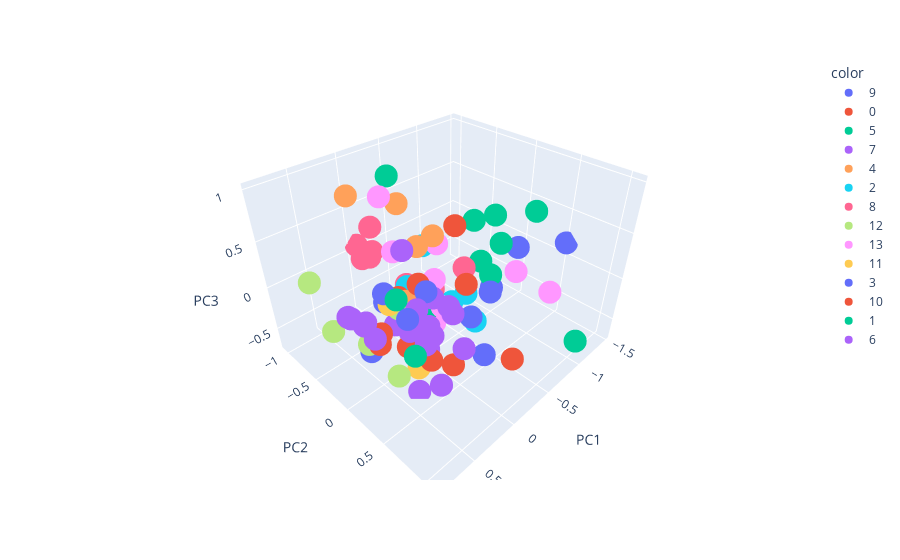

Write notebook code for a chart like this one.
### Code cell
# Reduce dimensionality to 3D using PCA for visualization
pca = PCA(n_components=3)
words_3d = pca.fit_transform(embeddings_vector)

# Create dataframe with reduced dimensions
reduced_df = pd.DataFrame(
    words_3d,
    index=embeddings.index,
    columns=[f'PC{i+1}' for i in range(words_3d.shape[1])],
)

# Add cluster labels column
reduced_df['cluster'] = embeddings['labels_all_dimension']

# Create 3D scatter plot
# Sample every 20th point to reduce clutter
# Color points by cluster and show word on hover
px.scatter_3d(reduced_df.iloc[::20,:], x='PC1', y='PC2', z='PC3', 
              color=pd.Categorical(reduced_df.iloc[::20,:]['cluster']),
              hover_name=reduced_df.iloc[::20,:].index,
              labels=list(clusters.values()))

### Figure 1 — Plotly figure (JSON) as saved in the notebook; plotly's stock layout.template omitted (floating-point values rounded to 4 significant figures)
{"data": [{"hovertemplate": "<b>%{hovertext}</b><br><br>color=9<br>PC1=%{x}<br>PC2=%{y}<br>PC3=%{z}<extra></extra>", "hovertext": ["lock", "blocking", "flag", "shields", "motorcycle", "shooting"], "legendgroup": "9", "marker": {"color": "#636efa", "symbol": "circle"}, "mode": "markers", "name": "9", "scene": "scene", "showlegend": true, "type": "scatter3d", "x": [0.5468, 0.4941, -0.2345, -0.3053, -0.1203, 0.236], "y": [0.1789, 0.3877, 0.3932, 0.5393, 0.6637, 0.321], "z": [0.4439, 0.2801, -0.1323, 0.1918, -0.3346, 0.3713]}, {"hovertemplate": "<b>%{hovertext}</b><br><br>color=0<br>PC1=%{x}<br>PC2=%{y}<br>PC3=%{z}<extra></extra>", "hovertext": ["fly", "flies", "arrive", "handshake", "call", "city", "ships"], "legendgroup": "0", "marker": {"color": "#EF553B", "symbol": "circle"}, "mode": "markers", "name": "0", "scene": "scene", "showlegend": true, "type": "scatter3d", "x": [0.2166, -0.3541, 0.6174, 0.1191, 0.4239, 0.07363, -0.332], "y": [0.2079, 0.06311, 0.1987, -0.1863, -0.111, 0.4769, 0.8172], "z": [0.3763, 0.6289, 0.08797, -0.0358, -0.3672, -0.4547, -0.429]}, {"hovertemplate": "<b>%{hovertext}</b><br><br>color=5<br>PC1=%{x}<br>PC2=%{y}<br>PC3=%{z}<extra></extra>", "hovertext": ["windowsill", "hair", "pearly", "gloaming", "howling", "wakey", "showers", "trapdoors"], "legendgroup": "5", "marker": {"color": "#00cc96", "symbol": "circle"}, "mode": "markers", "name": "5", "scene": "scene", "showlegend": true, "type": "scatter3d", "x": [-1.401, -0.8411, -1.091, -0.6751, -0.324, -0.0722, -0.4007, -0.7107], "y": [0.1816, -0.03901, -0.08762, -0.0003054, -0.8093, 0.02197, 0.4545, 0.3036], "z": [0.4112, -0.0255, 0.3846, 0.5269, 0.8202, -0.1412, 0.281, 0.3971]}, {"hovertemplate": "<b>%{hovertext}</b><br><br>color=7<br>PC1=%{x}<br>PC2=%{y}<br>PC3=%{z}<extra></extra>", "hovertext": ["deep", "taking", "belong", "seen", "spot", "carrying", "passing", "brought", "losing", "sailed", "lost", "look"], "legendgroup": "7", "marker": {"color": "#ab63fa", "symbol": "circle"}, "mode": "markers", "name": "7", "scene": "scene", "showlegend": true, "type": "scatter3d", "x": [0.1834, 0.6709, 0.488, 0.3911, 0.2473, 0.3832, 0.4201, 0.7219, 0.8398, 0.4585, 0.8402, 0.5021], "y": [0.3424, 0.1834, -0.2374, 0.09407, 0.3566, 0.3717, 0.3174, 0.1541, 0.1023, 0.324, 0.1457, -0.2103], "z": [0.2898, 0.05541, -0.1801, -0.02375, 0.0336, 0.302, 0.06347, 0.2408, 0.3374, 0.8666, 0.3481, -0.1584]}, {"hovertemplate": "<b>%{hovertext}</b><br><br>color=4<br>PC1=%{x}<br>PC2=%{y}<br>PC3=%{z}<extra></extra>", "hovertext": ["suck", "root", "swoop", "bled", "sleeping", "solo"], "legendgroup": "4", "marker": {"color": "#FFA15A", "symbol": "circle"}, "mode": "markers", "name": "4", "scene": "scene", "showlegend": true, "type": "scatter3d", "x": [0.08703, 0.1523, 0.0283, 0.08914, -0.2542, 0.007901], "y": [-0.9038, -0.05056, -0.01206, -0.1698, -0.1154, 0.134], "z": [0.7257, 0.0151, 0.5539, 0.9204, 0.4923, 0.1079]}, {"hovertemplate": "<b>%{hovertext}</b><br><br>color=2<br>PC1=%{x}<br>PC2=%{y}<br>PC3=%{z}<extra></extra>", "hovertext": ["ha", "f", "monster", "delicate", "fo", "ca"], "legendgroup": "2", "marker": {"color": "#19d3f3", "symbol": "circle"}, "mode": "markers", "name": "2", "scene": "scene", "showlegend": true, "type": "scatter3d", "x": [-0.4568, -0.2013, -0.3374, -0.3426, 0.04307, -0.6781], "y": [-0.06637, -0.445, -0.3493, 0.2247, -0.1336, 0.06019], "z": [-0.3435, -0.2201, 0.2457, -0.01522, -0.4092, -0.6584]}, {"hovertemplate": "<b>%{hovertext}</b><br><br>color=8<br>PC1=%{x}<br>PC2=%{y}<br>PC3=%{z}<extra></extra>", "hovertext": ["mess", "man", "phew", "oh", "tiny", "scatterbrain", "bully", "uptight"], "legendgroup": "8", "marker": {"color": "#FF6692", "symbol": "circle"}, "mode": "markers", "name": "8", "scene": "scene", "showlegend": true, "type": "scatter3d", "x": [0.1557, -0.219, -0.1789, -0.227, -0.3407, -0.2257, 0.05253, -0.05755], "y": [-0.5231, -0.08074, -0.9513, -1.028, 0.1963, -0.4844, -0.7999, -1.047], "z": [0.2653, -0.06438, 0.266, -0.08264, 0.2568, -0.2275, 0.0676, 0.06335]}, {"hovertemplate": "<b>%{hovertext}</b><br><br>color=12<br>PC1=%{x}<br>PC2=%{y}<br>PC3=%{z}<extra></extra>", "hovertext": ["hurts", "face", "would", "happen", "communicate"], "legendgroup": "12", "marker": {"color": "#B6E880", "symbol": "circle"}, "mode": "markers", "name": "12", "scene": "scene", "showlegend": true, "type": "scatter3d", "x": [0.7005, 0.3496, 0.5038, 0.729, 0.4914], "y": [-0.6965, 0.1003, 0.239, -0.3599, -0.1835], "z": [0.1677, 0.1331, -0.4529, -0.1728, -0.3694]}, {"hovertemplate": "<b>%{hovertext}</b><br><br>color=13<br>PC1=%{x}<br>PC2=%{y}<br>PC3=%{z}<extra></extra>", "hovertext": ["cloth", "eaten", "stones", "pack", "feeds", "dirty", "breakfast", "hanging"], "legendgroup": "13", "marker": {"color": "#FF97FF", "symbol": "circle"}, "mode": "markers", "name": "13", "scene": "scene", "showlegend": true, "type": "scatter3d", "x": [-0.8727, -0.3346, -0.9855, 0.06571, -0.009122, -0.1143, -0.1205, 0.2108], "y": [0.3806, -0.1481, 0.7094, 0.3298, 0.1584, -0.5268, 0.03511, -0.2339], "z": [0.04142, 0.3582, -0.08941, 0.1246, 0.281, 0.1971, -0.3492, 1.002]}, {"hovertemplate": "<b>%{hovertext}</b><br><br>color=11<br>PC1=%{x}<br>PC2=%{y}<br>PC3=%{z}<extra></extra>", "hovertext": ["ways", "slow"], "legendgroup": "11", "marker": {"color": "#FECB52", "symbol": "circle"}, "mode": "markers", "name": "11", "scene": "scene", "showlegend": true, "type": "scatter3d", "x": [0.1942, 0.5047], "y": [0.1451, 0.182], "z": [-0.649, 0.3144]}, {"hovertemplate": "<b>%{hovertext}</b><br><br>color=3<br>PC1=%{x}<br>PC2=%{y}<br>PC3=%{z}<extra></extra>", "hovertext": ["scaremongering", "opportunist", "owl", "reason", "jellyfish", "candle"], "legendgroup": "3", "marker": {"color": "#636efa", "symbol": "circle"}, "mode": "markers", "name": "3", "scene": "scene", "showlegend": true, "type": "scatter3d", "x": [0.02028, -0.05097, -1.343, 0.4489, -1.471, -0.7682], "y": [-0.5418, -0.528, 0.04252, -0.2227, 0.5247, 0.1768], "z": [-0.3501, -0.3707, -0.05224, -0.5167, 0.1619, -0.2032]}, {"hovertemplate": "<b>%{hovertext}</b><br><br>color=10<br>PC1=%{x}<br>PC2=%{y}<br>PC3=%{z}<extra></extra>", "hovertext": ["form", "lid", "whose"], "legendgroup": "10", "marker": {"color": "#EF553B", "symbol": "circle"}, "mode": "markers", "name": "10", "scene": "scene", "showlegend": true, "type": "scatter3d", "x": [0.2369, -0.2064, 0.36], "y": [0.3694, 0.3494, 0.2107], "z": [-0.3574, 0.2258, -0.2224]}, {"hovertemplate": "<b>%{hovertext}</b><br><br>color=1<br>PC1=%{x}<br>PC2=%{y}<br>PC3=%{z}<extra></extra>", "hovertext": ["final", "tying", "spacecraft"], "legendgroup": "1", "marker": {"color": "#00cc96", "symbol": "circle"}, "mode": "markers", "name": "1", "scene": "scene", "showlegend": true, "type": "scatter3d", "x": [0.465, 0.5512, -0.9579], "y": [0.4236, 0.3358, 1.07], "z": [-0.1097, 0.4744, -0.4586]}, {"hovertemplate": "<b>%{hovertext}</b><br><br>color=6<br>PC1=%{x}<br>PC2=%{y}<br>PC3=%{z}<extra></extra>", "hovertext": ["summer", "background", "warnings", "damage", "midday", "obligations", "flood", "records"], "legendgroup": "6", "marker": {"color": "#ab63fa", "symbol": "circle"}, "mode": "markers", "name": "6", "scene": "scene", "showlegend": true, "type": "scatter3d", "x": [0.2877, 0.05763, 0.1944, 0.2618, 0.1381, 0.3529, 0.1084, 0.2741], "y": [0.3619, 0.1353, 0.3471, 0.6022, 0.528, 0.3257, 0.6319, 0.5285], "z": [-0.1456, -0.51, -0.1125, 0.3969, 0.2074, -0.7003, -0.1273, -0.5209]}], "layout": {"legend": {"title": {"text": "color"}, "tracegroupgap": 0}, "margin": {"t": 60}, "scene": {"domain": {"x": [0, 1], "y": [0, 1]}, "xaxis": {"title": {"text": "PC1"}}, "yaxis": {"title": {"text": "PC2"}}, "zaxis": {"title": {"text": "PC3"}}}}}
